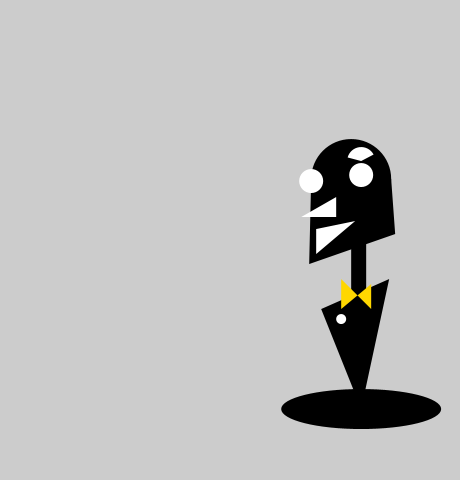
Frame 1 (no input)
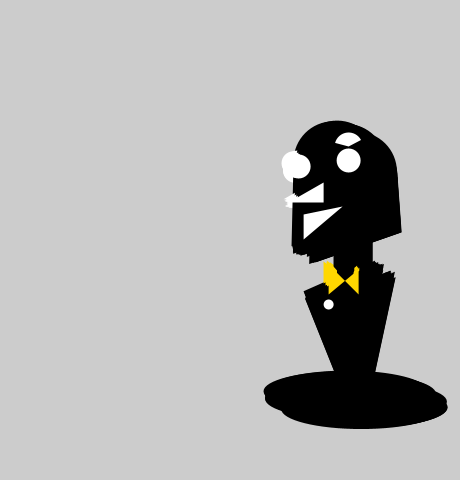
Frame 60 (the mouse pressed at the canvas centre just before this capture)
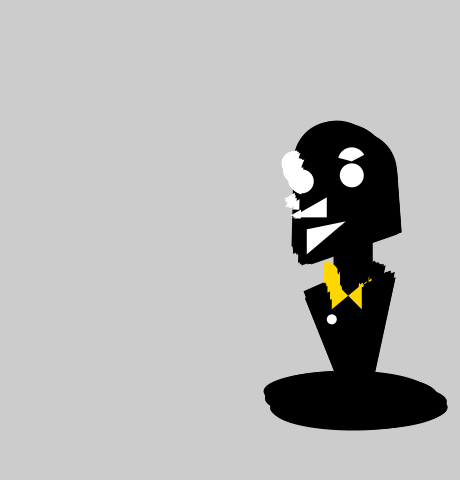
Frame 120 (the mouse held since frame 60 and released just before this capture)

The Processing sketch that drew these frames (run headless with seeded random() and noise(); from frame 60 on, the mouse is pressed at the canvas centre):

// Processing sketch: processing_57767
// ── processing_57767.pde

//Chere De Koh
//*Chapter 7 : Motion
//i.e vibrating robot

float x= 100;
float y = 100;
float bodyHeight = 100;
float neckHeight =100;
float radius = 40; //head height/readius
float angle = 0.0;

void setup() {
  size(460, 480);
  smooth();
  ellipseMode(RADIUS);
  background(204);
}

void draw() {
  //vibrations! change position by small random amt
  x += random(-4,4);
  y += random (-2,2);


 // Change height of neck 
 neckHeight = 10 + sin(angle) * 30; 
 angle += 0.05;
//Neck
noStroke();
fill(#000000);
rect(x+250,y+120,15,110);
 
 
//Head
fill(#000000);
smooth();
ellipse(x+250,y+80,40,40);
quad(x+210,y+80,x+290,y+80,x+294,y+135,x+208,y+165);
 
//base
fill(#000000);
ellipse(x+260,y+310,80,20);
//HELPwanna tilt this 5.81
 
//torso
fill(#000000);
triangle(x+220,y+210,x+260,y+310,x+288,y+180);
 
//facial features!!
 
//eyes
fill(#FFFFFF);
ellipse(x+210,y+82,12,12);
 
fill(#FFFFFF);
ellipse(x+260,y+76,12,12);
 
//nose
fill(#FFFFFF);
triangle(x+235,y+98,x+235,y+118,x+200,y+118);
 
//mouth smile
fill(#FFFFFF);
triangle(x+215, y+130, x+215, y+155, x+254, y+122);
 
//bowtie
fill(#FFD700);
quad(x+240,y+180,x+240,y+210,x+270,y+185,x+270,y+210);
 
//buttons
fill(#FFFFFF);
ellipse(x+240, y+220, 5, 5);
 
//eyebrow
fill(#FFFFFF);
strokeWeight(5);
strokeJoin(ROUND);
arc(x+260, y+62, 14,14, 3.4, 5.8);
    }
